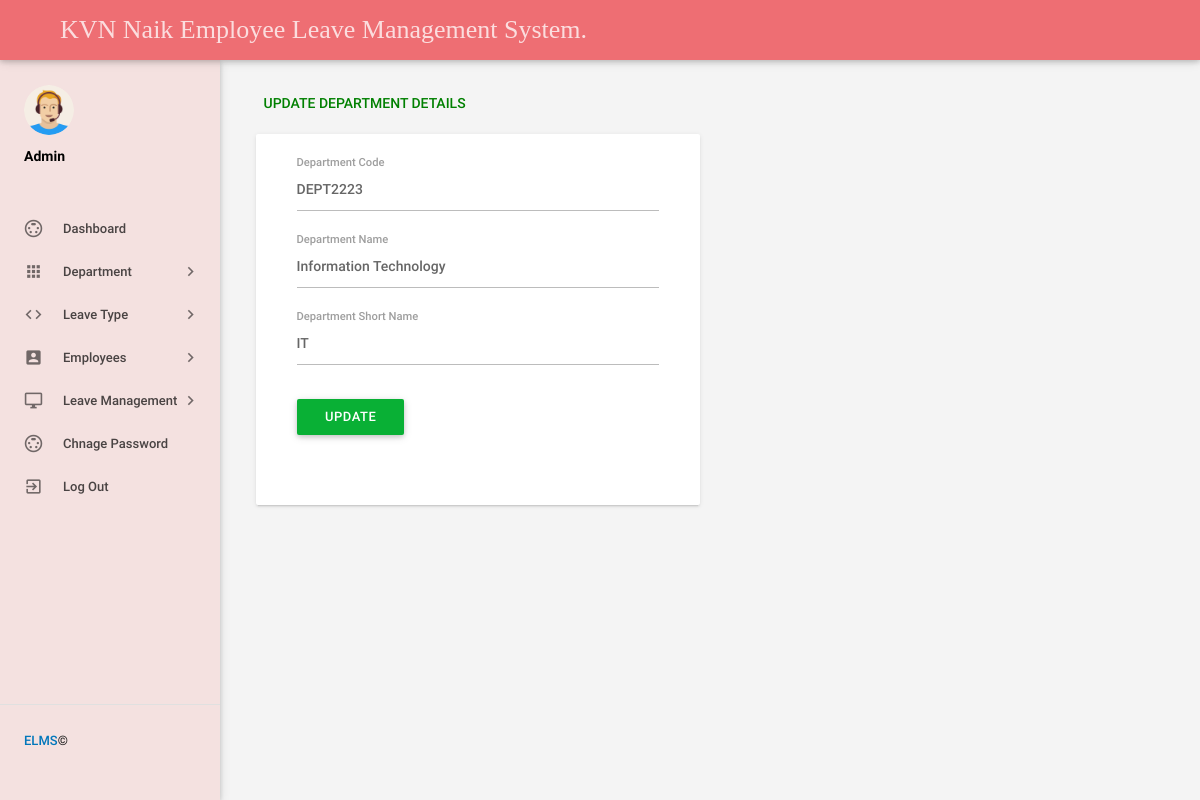
Screenshot of /admin/editdepartment.php?deptid=5 (signed in) with the database file from the repository.
### tables this page shows
CREATE TABLE `tbldepartments` (
  `id` int(11) NOT NULL,
  `DepartmentName` varchar(150) DEFAULT NULL,
  `DepartmentShortName` varchar(100) NOT NULL,
  `DepartmentCode` varchar(50) DEFAULT NULL,
  `CreationDate` timestamp NULL DEFAULT current_timestamp()
);

### admin/editdepartment.php (the view, shortened to what this page needs)
<?php
include('includes/config.php');
if(strlen($_SESSION['alogin'])==0)
    {
header('location:index.php');
}
else{
    ?>
<!DOCTYPE html>
<html lang="en">
    <head>
        <link type="text/css" rel="stylesheet" href="../assets/plugins/materialize/css/materialize.min.css"/>
        <link type="text/css" rel="stylesheet" href="../assets/plugins/materialize/css/materialize.css"/>
        <link href="../assets/plugins/material-preloader/css/materialPreloader.min.css" rel="stylesheet">
        <link href="../assets/css/alpha.min.css" rel="stylesheet" type="text/css"/>
        <link href="../assets/css/custom.css" rel="stylesheet" type="text/css"/>
        <link href="../assets/css/style.css" rel="stylesheet" type="text/css"/>
    </head>
    <body>
  <?php include('includes/header.php');?>
       <?php include('includes/sidebar.php');?>
            <main class="mn-inner">
                <div class="row">
                    <div class="col s12">
                        <div class="page-title" style="color: green;">Update Department Details</div>
                    </div>
                    <div class="col s12 m12 l6">
                        <div class="card">
                            <div class="card-content">
                                <div class="row">
                                    <form class="col s12" name="chngpwd" method="post">
<?php
$did=intval($_GET['deptid']);
$sql = "SELECT * from tbldepartments WHERE id=:did";
$query = $dbh -> prepare($sql);
$query->bindParam(':did',$did,PDO::PARAM_STR);
$query->execute();
$results=$query->fetchAll(PDO::FETCH_OBJ);
if($query->rowCount() > 0)
{
foreach($results as $result)
{               ?>
                                        <div class="row">
<div class="input-field col s12">
 <input id="deptcode" type="text" name="deptcode" class="validate" autocomplete="off" value="<?php echo htmlentities($result->DepartmentCode);?>" required>
                                                <label for="password">Department Code</label>
                                            </div>
                                    <div class="input-field col s12">
<input id="departmentname" type="text"  class="validate" autocomplete="off" name="departmentname" value="<?php echo htmlentities($result->DepartmentName);?>"  required>
                                                <label for="deptname">Department Name</label>
                                            </div>
          <div class="input-field col s12">
<input id="departmentshortname" type="text"  class="validate" autocomplete="off" value="<?php echo htmlentities($result->DepartmentShortName);?>" name="departmentshortname"  required>
                                                <label for="deptshortname">Department Short Name</label>
                                            </div>
<?php }} ?>
<div class="input-field col s12">
<button type="submit" name="update" class="waves-effect waves-light btn indigo m-b-xs">UPDATE</button>
</div>
                                        </div>
                                    </form>
                                </div>
                            </div>
                        </div>
                    </div>
                </div>
            </main>
        </div>
        <div class="left-sidebar-hover"></div>
    </body>
</html>
<?php } ?>

### assets/css/style.css (style rules this page uses)
.btn { background:#09b035!important; }

### rows the page displays
tbldepartments: deptcode "DEPT2223", departmentname "Information Technology", departmentshortname "IT"
